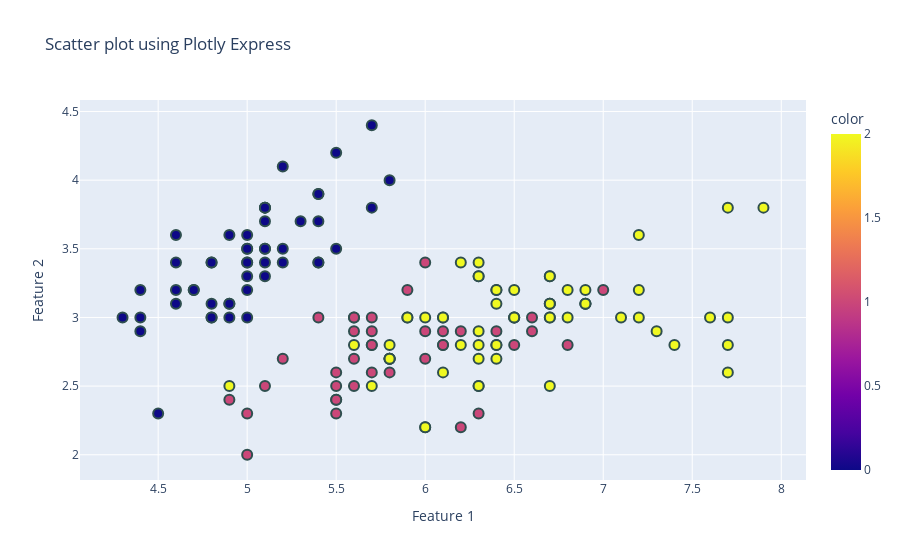

The code cell stored with this chart in its notebook:
### Code cell
import plotly.express as px

def scatter_plot_plotly(x, y):
    fig = px.scatter(x=x['1'], y=x['2'], color=y, labels={'x': 'Feature 1', 'y': 'Feature 2'}, 
                     title="Scatter plot using Plotly Express")
    fig.update_traces(marker=dict(size=10, line=dict(width=2, color='DarkSlateGrey')))
    fig.show()

# Usage
scatter_plot_plotly(x, y)

### Figure 1 — Plotly figure (JSON) as saved in the notebook; plotly's stock layout.template omitted (floating-point values rounded to 4 significant figures; data arrays with more than 128 entries replaced by an {"elided": "..."} marker saying what was removed)
{"data": [{"hovertemplate": "Feature 1=%{x}<br>Feature 2=%{y}<br>color=%{marker.color}<extra></extra>", "legendgroup": "", "marker": {"color": {"elided": "150 int values"}, "coloraxis": "coloraxis", "line": {"color": "DarkSlateGrey", "width": 2}, "size": 10, "symbol": "circle"}, "mode": "markers", "name": "", "orientation": "v", "showlegend": false, "type": "scatter", "x": {"elided": "150 float values"}, "xaxis": "x", "y": {"elided": "150 float values"}, "yaxis": "y"}], "layout": {"coloraxis": {"colorbar": {"title": {"text": "color"}}, "colorscale": [[0, "#0d0887"], [0.1111, "#46039f"], [0.2222, "#7201a8"], [0.3333, "#9c179e"], [0.4444, "#bd3786"], [0.5556, "#d8576b"], [0.6667, "#ed7953"], [0.7778, "#fb9f3a"], [0.8889, "#fdca26"], [1, "#f0f921"]]}, "legend": {"tracegroupgap": 0}, "title": {"text": "Scatter plot using Plotly Express"}, "xaxis": {"anchor": "y", "domain": [0, 1], "title": {"text": "Feature 1"}}, "yaxis": {"anchor": "x", "domain": [0, 1], "title": {"text": "Feature 2"}}}}
